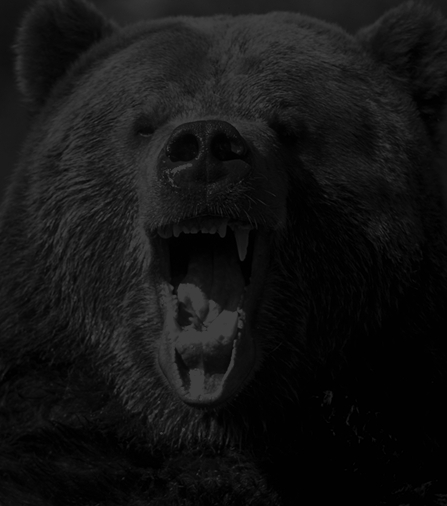
#> input picture Bear.jpg, 447 x 506 px
$ python _b3.15.py
#> lines starting #> are read from the running program, lines starting #| are printed output that depends on the picture; after the words box and inside, x2 and y2 are one past the last pixel; in counts of white or black regions, pixels touching at a corner belong together

import matplotlib.pyplot as plt
import cv2
import numpy as np
import os

#only for binary image
def city_block_distance_transform(image):
    rows, cols = image.shape
    result = np.zeros((rows, cols), dtype=np.float32)

    # Forward pass
    for i in range(rows):
        for j in range(cols):
            if image[i, j] != 0:
                result[i, j] = np.min([result[i-1, j], result[i, j-1]]) + 1

    # Backward pass
    for i in range(rows-1, -1, -1):
        for j in range(cols-1, -1, -1):
            if image[i, j] != 0:
                result[i, j] = np.min([result[i, j], result[i+1, j]+1, result[i, j+1]+1])

    temp_img = np.hstack((image, result))
    return temp_img

def euclidean_distance_transform(image):
    rows, cols = image.shape
    result = np.zeros((rows, cols), dtype=np.float32)

    # Forward pass
    for i in range(rows):
        for j in range(cols):
            if image[i, j] != 0:
                # [7 lines of commented-out code are left out]
                result[i, j] = np.sqrt(2) + np.min([result[i-1, j-1], result[i-1, j], result[i, j-1]])

    # Backward pass
    for i in range(rows-1, -1, -1):
        for j in range(cols-1, -1, -1):
            if image[i, j] != 0:
                # [7 lines of commented-out code are left out]
                result[i, j] = np.min([result[i, j], np.sqrt(2) + result[i+1, j+1], result[i+1, j] + 1, result[i, j+1] + 1])

    # [4 lines of commented-out code are left out]
    temp_img = np.hstack((image, result))
    return temp_img

img = cv2.imread("./Bear.jpg", cv2.IMREAD_GRAYSCALE)
#> img is the input picture: shape (506, 447); min 0, max 64, mean 19.9
ret, thresh_binary_img = cv2.threshold(img, 40,555, type=cv2.THRESH_BINARY)
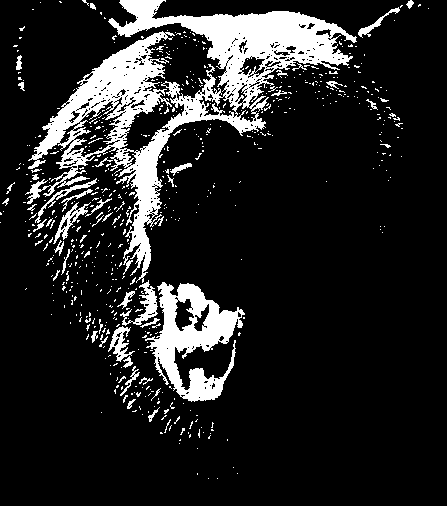
#> thresh_binary_img: shape (506, 447); 14.2% white; 623 white regions (573 under 20 px), largest, box (x1, y1, x2, y2) and area: (25, 0, 357, 283) 21205, (145, 282, 245, 402) 5215, (120, 280, 158, 326) 518
res = euclidean_distance_transform(thresh_binary_img)
#> after the loop in euclidean_distance_transform, `for i in range(rows):`:
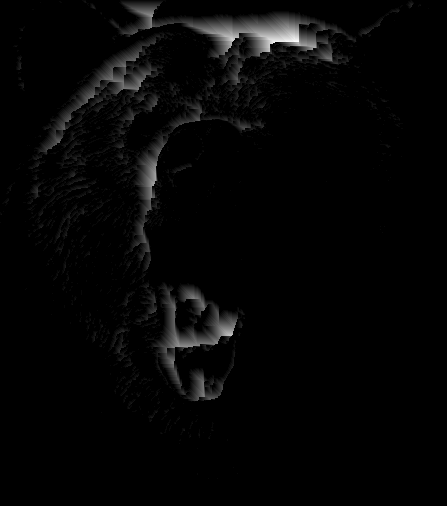
#> result: shape (506, 447) float32; min 0, max 41.01, mean 0.9; drawn with min black and max white
#> after the loop in euclidean_distance_transform, `for i in range(rows-1, -1, -1):`:
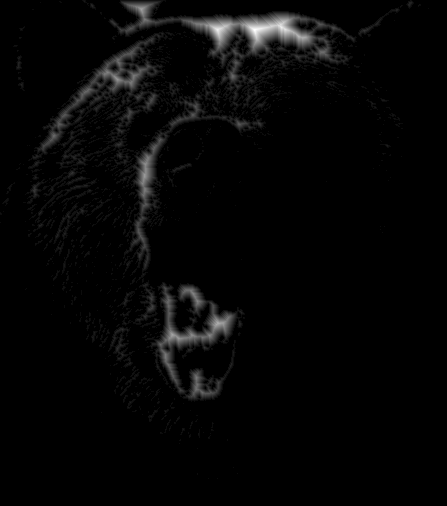
#> result: shape (506, 447) float32; 9.12% of pixels changed, all inside (x1, y1, x2, y2) = (0, 0, 429, 479); drawn with min black and max white
#> in euclidean_distance_transform, `temp_img = np.hstack((image, result))`:
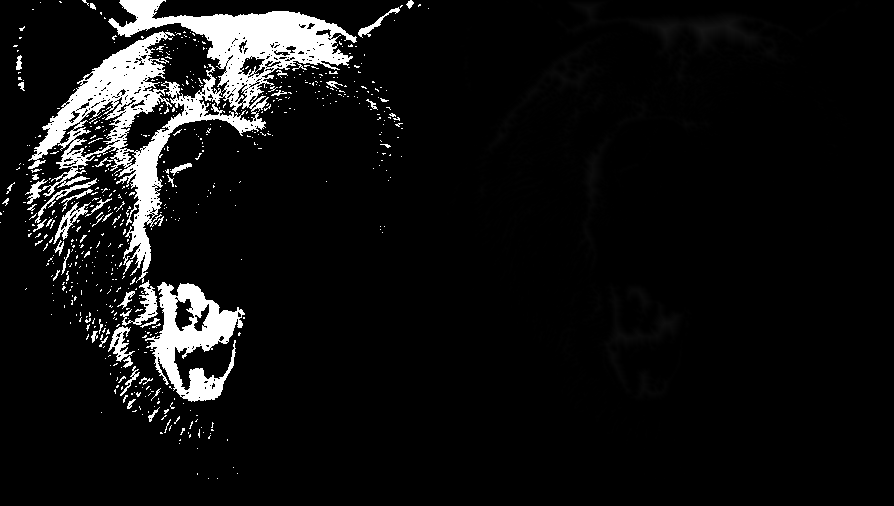
#> temp_img: shape (506, 894) float32; min 0, max 255, mean 18.4
cv2.imshow("Result", res)
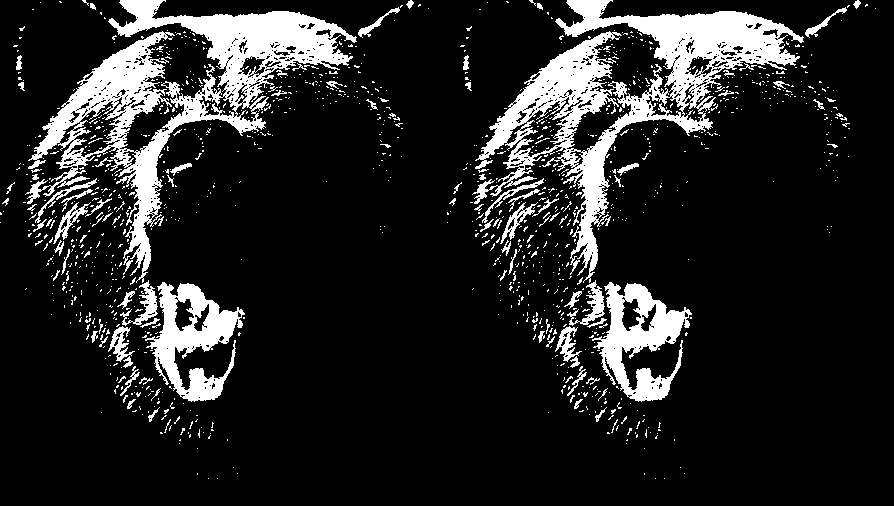
#> window 'Result': shape (506, 894); 14.2% white; 1246 white regions (1146 under 20 px), largest, box (x1, y1, x2, y2) and area: (25, 0, 357, 283) 21205, (472, 0, 804, 283) 21205, (145, 282, 245, 402) 5215
cv2.waitKey(0)
cv2.destroyAllWindows()
